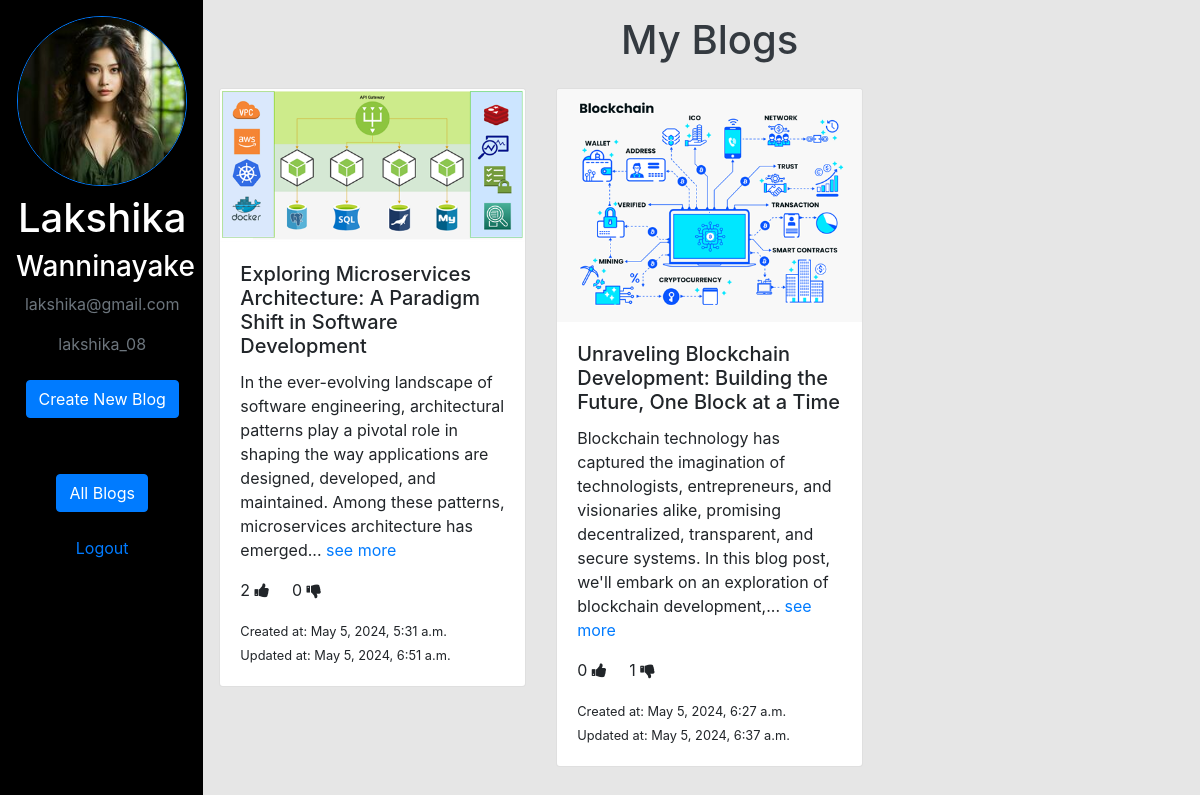
The page /blogging/10/dashboard/ on the database as committed earlier.
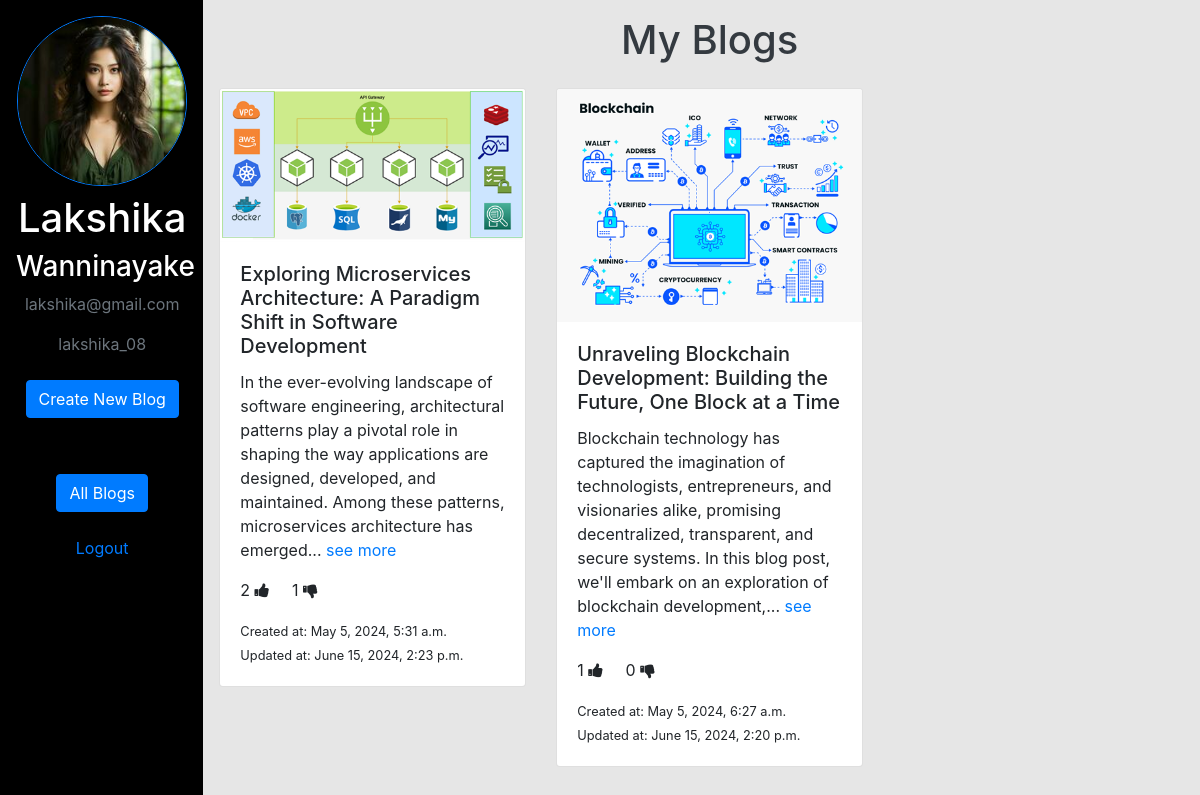
The same page on the database as committed later.
### blogging/models.py (models this page shows, shortened)
class ProfileImage(models.Model):
	profile_picture = models.ImageField(upload_to='profile_images/')
	userId = models.CharField(max_length=255)

class Product(models.Model):
	name = models.CharField(max_length=255)
	description = models.TextField()
	image = models.ImageField(upload_to='products/')
	created_at = models.DateTimeField(auto_now_add=True)
	updated_at = models.DateTimeField(auto_now=True)
	userId = models.CharField(max_length=255)
	likes = models.IntegerField(default=0)
	like_users = models.JSONField(default=list)
	dislikes = models.IntegerField(default=0)
	dislike_users = models.JSONField(default=list)
	comments = models.JSONField(default=list)
	def short_description(self):
		words = self.description.split()
		if len(words) > 50:
			return ' '.join(words[:30]) + '...'
		else:
			return self.description
	def is_see_more(self):
		words = self.description.split()
		if len(words) > 50:
			return True
		else:
			return False

### blogging/views.py (the view)
# urls.py: path('<int:id>/dashboard/', views.dashboard, name='dashboard'),
def dashboard(request,id):
    try:
        profilePic =  get_object_or_404(ProfileImage, userId=id)
        product = Product.objects.all().filter(userId=id)
        user = get_object_or_404(User, pk=id)
    except:
        profilePic = None
        user = get_object_or_404(User, pk=id)
        product = None
    return render(request, 'dashboard.html', {'user': user,'profilePic': profilePic, 'products': product})

### blogging/templates/dashboard.html (shortened to what this page needs)
<!DOCTYPE html>
<html lang="en">
<head>
    <link rel="stylesheet" href="https://maxcdn.bootstrapcdn.com/bootstrap/4.5.2/css/bootstrap.min.css">
    <link rel="stylesheet" href="https://cdnjs.cloudflare.com/ajax/libs/font-awesome/4.7.0/css/font-awesome.min.css">
</head>
<body style="background-color: black;">
    <div class="row pl-3 ">
        <div class="col-2" style="background-color: black;">
            <div class="pt-3">
                <center>
                    <img src="../../{{profilePic.profile_picture}}" alt="Image"
                        class="circle-img border border-primary mb-2" width="170" height="170">
                </center>
                <h1 class="text-center text-white">{{user.first_name}}</h1>
                <h3 class="text-center text-white">{{user.last_name}}</h3>
                <p class="text-center text-muted mt-2">{{user.email}}</p>
                <p class="text-center text-muted">{{user.username}}</p>
                <center><button class="btn btn-primary mt-2 text-center"
                        onclick="window.location.href=`{% url 'creat_blog' user.id %}`">Create New Blog</button>
                </center>
                <br><br>
                <center>
                    <form action="{% url 'product_list' %}" method="post">
                        <button class="btn btn-primary mt-2 text-center" type="submit">All Blogs</button>
                    </form>
                    <br>
                    <a href="{% url 'product_list' %}">Logout </a>
                </center>
            </div>
        </div>
        <div class="col-xl pt-3 pl-3" style="background-color: #e6e6e6; min-height: 100vh">
            <h1 class="text-center mb-4 text-dark">My Blogs</h1>
            <div class="row">
                {% for product in products %}
                <div class="col-md-4 mb-4">
                    <div class="card">
                        <a href="{% url 'product_detail' product.pk user.id %}">
                            <img src="{{ product.image.url }}" alt="{{ product.created_name }}"
                                class="card-img-top">
                        </a>
                        <div class="card-body">
                            <h5 class="card-title">{{ product.name }}</h5>
                            <p class="card-text">{{ product.short_description }}
                                {% if product.is_see_more %}
                                <a href="{% url 'product_detail' product.pk user.id %}">see more</a>
                                {% endif %}
                            </p>
                            <p class="mr-5 mt-2">{{product.likes}} <i
                                class="fa fa-thumbs-up"></i>&nbsp&nbsp&nbsp&nbsp&nbsp{{product.dislikes}} <i
                                class="fa fa-thumbs-down"></i></p>
                            <small class="card-text">Created at: {{ product.created_at }}</small> <br>
                            <small class="card-text">Updated at: {{ product.updated_at }}</small>
                        </div>
                    </div>
                </div>
                {% endfor %}
            </div>
        </div>
    </div>
</body>
</html>

### blogging/templates/dashboard.html (style rules this page uses)
.circle-img { border-radius: 50%; width: 170px; height: 170px; }

Rows that differ between the two databases and show on the page:
changed Product "Exploring Microservices Architecture: A Paradigm Shift in Software Development": dislikes "0" → "1"; updated_at "May 5, 2024, 6:51 a.m." → "June 15, 2024, 2:23 p.m."
changed Product "Unraveling Blockchain Development: Building the Future, One Block at a Time": likes "0" → "1"; dislikes "1" → "0"; updated_at "May 5, 2024, 6:37 a.m." → "June 15, 2024, 2:20 p.m."
